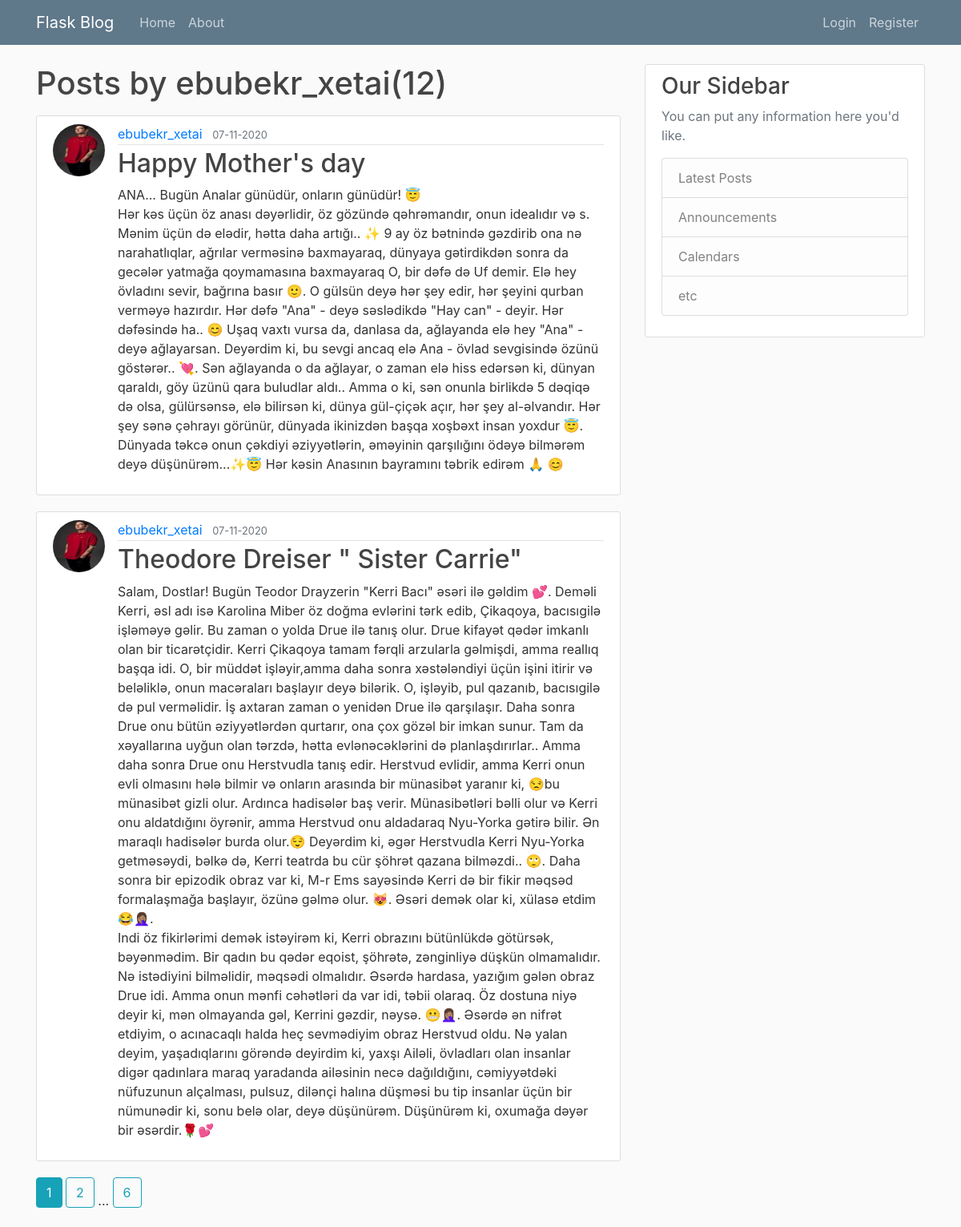
The page /user/ebubekr_xetai on the database as committed earlier.
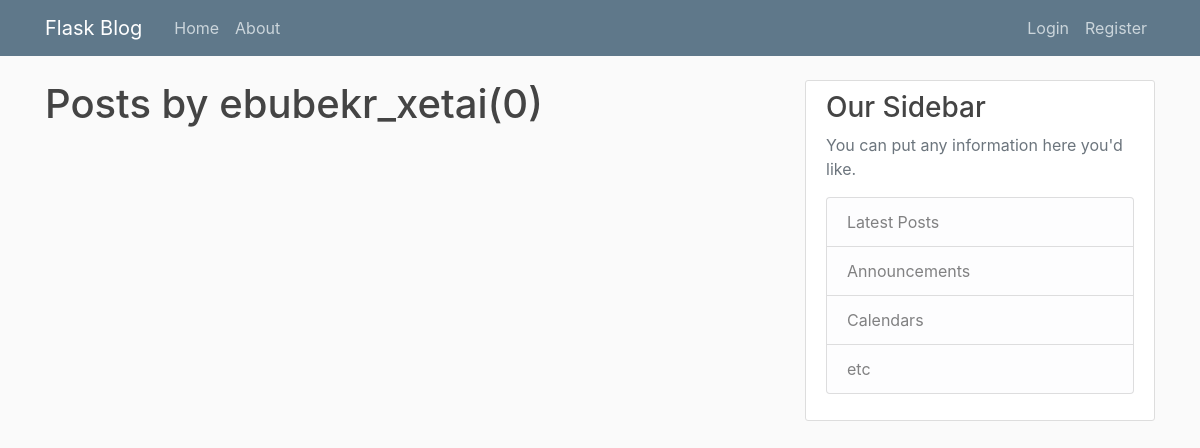
The same page on the database as committed later.
### flaskblog/models.py (models this page shows, shortened)
class Post(db.Model):
	id = db.Column(db.Integer,primary_key=True)
	title=db.Column(db.String(100),nullable=False)
	date_posted = db.Column(db.DateTime,nullable=False,default=datetime.utcnow)
	content=db.Column(db.Text,nullable=False)
	user_id=db.Column(db.Integer, db.ForeignKey('user.id'),nullable=False)

class User(db.Model,UserMixin):
	id = db.Column(db.Integer,primary_key=True)
	username=db.Column(db.String(20),unique=True,nullable=False)
	email=db.Column(db.String(120),unique=True,nullable=False)
	image_file=db.Column(db.String(20),nullable=False, default='def.jpg')
	password=db.Column(db.String(60),nullable=False)
	posts=db.relationship('Post',backref='author',lazy=True)

### flaskblog/users/routes.py (the view)
@users.route("/user/<string:username>")
def user_posts(username):
    page = request.args.get('page', 1 , type = int)
    user = User.query.filter_by(username=username).first_or_404()
    posts = Post.query.filter_by(author=user)\
        .order_by(Post.date_posted.desc())\
        .paginate(page = page,per_page = 2)
    return render_template('user_posts.html', posts=posts, user=user)

### flaskblog/templates/user_posts.html
{% extends "layout.html" %}
{% block content %}
    <h1 class="mb-3">Posts by {{user.username}}({{posts.total}})</h1>
    {% for post in posts.items %}
        <article class="media content-section">
        	<img class ="rounded-circle article-img" src="{{url_for('static',filename='profile_pics/'+
        	post.author.image_file) }}">
          <div class="media-body">
            <div class="article-metadata">
              <a class="mr-2" href="{{url_for('users.user_posts',username=post.author.username)}}">{{ post.author.username }}</a>
              <small class="text-muted">{{ post.date_posted.strftime("%m-%d-%Y")}}</small>
            </div>
            <h2><a class="article-title" href="{{ url_for('posts.post', post_id=post.id)}}">{{ post.title }}</a></h2>
            <p class="article-content">{{ post.content }}</p>
          </div>
        </article>
    {% endfor %}
    {% for page_num in posts.iter_pages(left_edge=1,right_edge=1, left_current=1, right_current=2) %}
      {% if page_num %}
        {% if posts.page == page_num %}
          <a class="btn btn-info mb-4"href="{{url_for('users.user_posts', username=user.username,page=page_num)}}">{{ page_num }}</a>
        {%else%}
          <a class="btn btn-outline-info mb-4"href="{{url_for('users.user_posts',username=user.username, page=page_num)}}">{{ page_num }}</a>
        {% endif %}
      {% else %}
        ...
      {% endif %}
    {% endfor %}
{% endblock content %}

Rows that differ between the two databases and show on the page:
removed Post: image_file (picture), author.username "ebubekr_xetai", date_posted "07-11-2020", title "Happy Mother's day", content "ANA... Bugün Analar günüdür, onların günüdür! 😇 Hər kəs üçün öz anası dəyərlidir, öz gözündə qəhrəmandır, onun idealıdır və s. Mənim üçün də elədir, hətta daha artığı.. ✨ 9 ay öz bətnində gəzdirib ona nə narahatlıqlar, ağrılar verməsinə baxmayaraq, dünyaya gətirdikdən sonra da gecələr yatmağa qoymamasına baxmayaraq O, bir dəfə də Uf demir. Elə hey övladını sevir, bağrına basır 🙂. O gülsün deyə hər şey edir, hər şeyini qurban verməyə hazırdır. Hər dəfə \"Ana\" - deyə səslədikdə \"Hay can\" - deyir. Hər dəfəsində ha.. 😊 Uşaq vaxtı vursa da, danlasa da, ağlayanda elə hey \"Ana\" - deyə ağlayarsan. Deyərdim ki, bu sevgi ancaq elə Ana - övlad sevgisində özünü göstərər.. 💘. Sən ağlayanda o da ağlayar,…"
removed Post: image_file (picture), author.username "ebubekr_xetai", date_posted "07-11-2020", title "Theodore Dreiser \" Sister Carrie\"", content "Salam, Dostlar! Bugün Teodor Drayzerin \"Kerri Bacı\" əsəri ilə gəldim 💕. Deməli Kerri, əsl adı isə Karolina Miber öz doğma evlərini tərk edib, Çikaqoya, bacısıgilə işləməyə gəlir. Bu zaman o yolda Drue ilə tanış olur. Drue kifayət qədər imkanlı olan bir ticarətçidir. Kerri Çikaqoya tamam fərqli arzularla gəlmişdi, amma reallıq başqa idi. O, bir müddət işləyir,amma daha sonra xəstələndiyi üçün işini itirir və beləliklə, onun macəraları başlayır deyə bilərik. O, işləyib, pul qazanıb, bacısıgilə də pul verməlidir. İş axtaran zaman o yenidən Drue ilə qarşılaşır. Daha sonra Drue onu bütün əziyyətlərdən qurtarır, ona çox gözəl bir imkan sunur. Tam da xəyallarına uyğun olan tərzdə, hətta…"
Other text that changed with them:
{{ posts.total }}: "12" → "0"
list line gone: "1"
list line gone: "2"
list line gone: "6"
